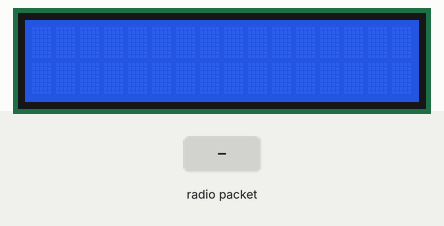
Recording of a sketch running on a simulated Arduino Uno, built with avr-gcc and run on an emulated ATmega328P. On the bench: 16×2 character LCD. Inputs (shaded band) come from the test bench. No radio packets arrive unless stated.

Above: at 1.2 s.
1.3 s: radio packet "1" arrives
At 1.6 s:
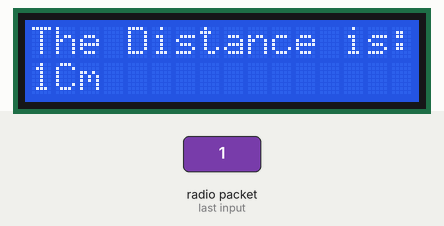
2.8 s: radio packet "0" arrives
At 4.0 s:
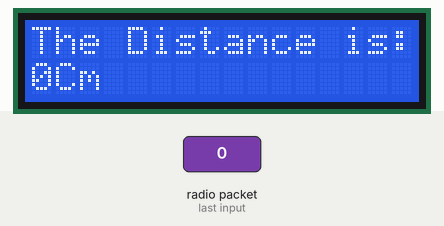
4.3 s: radio packet "2" arrives
At 5.1 s:
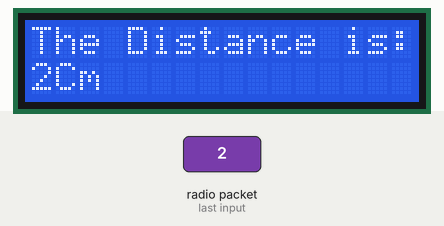
Timing chart, 0 to 7.3 s (numbered marks = the images above; inputs shaded):
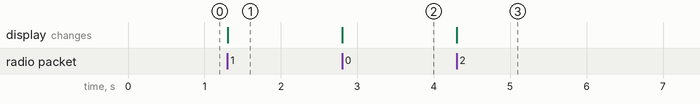

The sketch:

waterlevelindicatorreceivercodefinal.ino
```cpp
#include <Wire.h>

#include <LiquidCrystal.h>

#include <VirtualWire.h>


LiquidCrystal lcd(6, 7, 8, 9, 10, 11);//Initialise the LCD


int i;    //and integer used to count

void setup()
{
    //Define the LCD as 16 column by 2 rows
    lcd.begin (16,2);
   //Define the receiver pin and rate
    vw_set_rx_pin(12);       //Sets pin D12 as the RX Pin
    vw_setup(2000);	     // Bits per sec
    vw_rx_start();           // Start the receiver PLL running
}

void loop()
{
   uint8_t buf[VW_MAX_MESSAGE_LEN];
   uint8_t buflen = VW_MAX_MESSAGE_LEN;

   if( vw_get_message(buf, &buflen) )
      {
        lcd.setCursor(0, 0);
        lcd.print("The Distance is:");
        lcd.setCursor(0,1);

       for (i = 0; i < buflen; i++)
         {
           lcd.write(buf[i]);

         }

           //lcd.print((char)223);
           lcd.print("Cm");

      }

}
```

Measured:
- after the input at 1.3 s, the display: changes at once (image 1)
- after the input at 2.8 s, the display: changes at once (image 2)
- after the input at 4.3 s, the display: changes at once (image 3)
